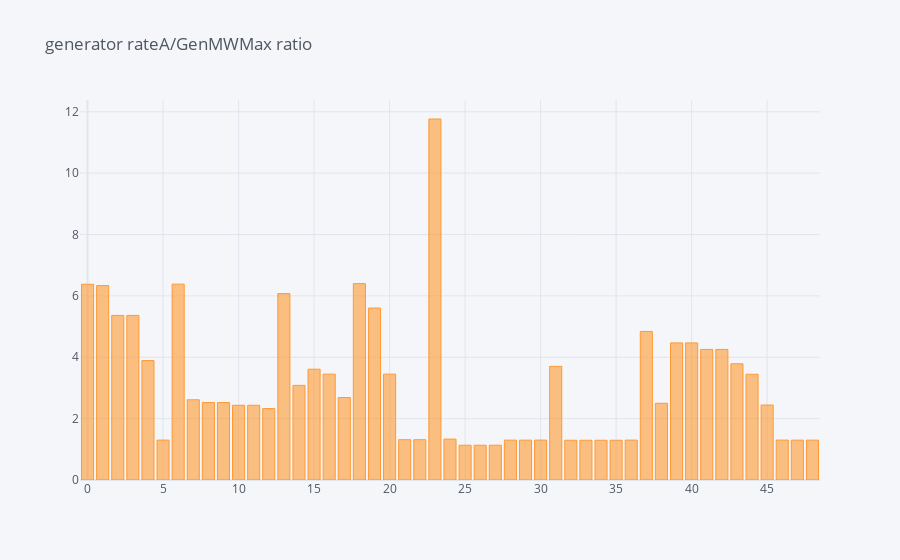
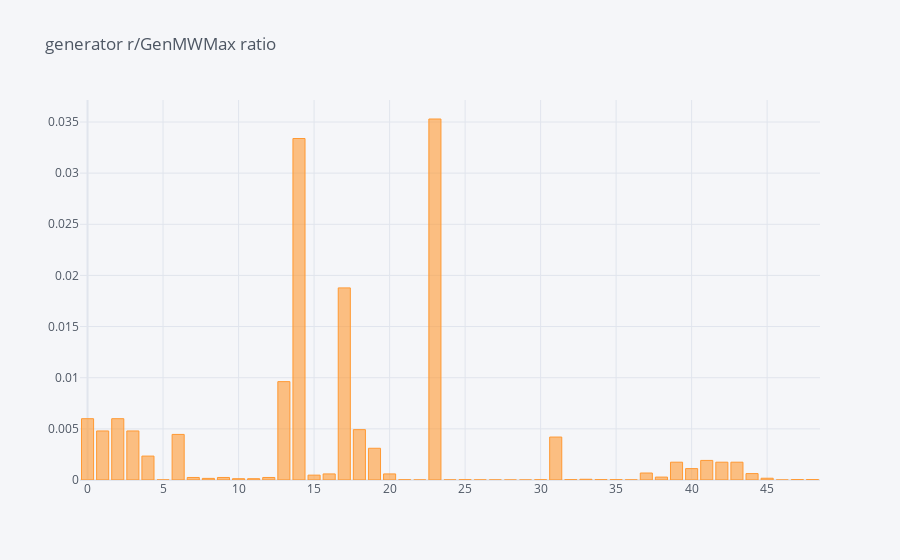
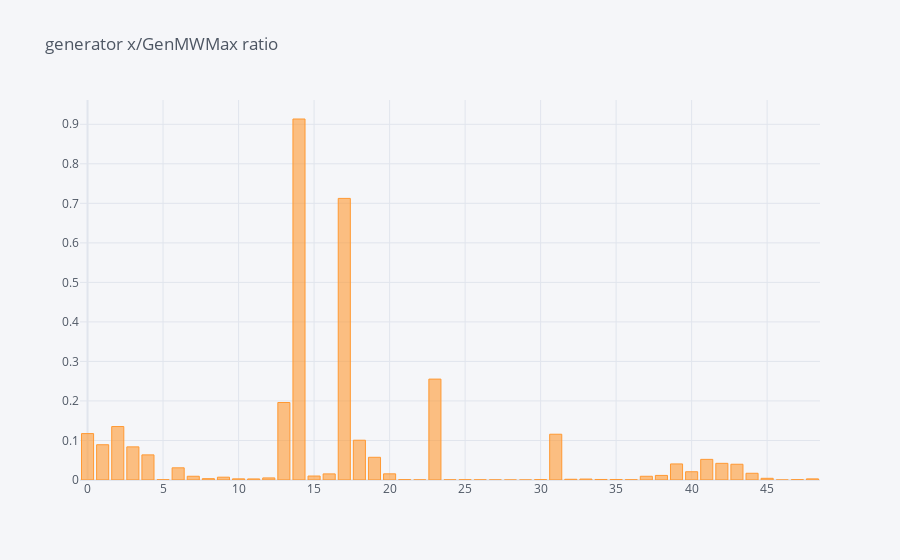

The notebook cell these images were saved under, in order:
### Code cell
# trans_df["rateA"] / trans_df["GenMWMax"]
param="rateA"
ratio_min = (trans_df[param] / trans_df["GenMWMax"]).min()
ratio_max = (trans_df[param] / trans_df["GenMWMax"]).max()
print(f"\n ratio interval: [{ratio_min},{ratio_max }]")
title = f"generator {param}/GenMWMax ratio"
(trans_df[param] / trans_df["GenMWMax"]).reset_index(drop=True).iplot(
    kind="bar", title=title
)

param="r"
ratio_min = (trans_df[param] / trans_df["GenMWMax"]).min()
ratio_max = (trans_df[param] / trans_df["GenMWMax"]).max()
print(f"\n ratio interval: [{ratio_min},{ratio_max }]")
title = f"generator {param}/GenMWMax ratio"
(trans_df[param] / trans_df["GenMWMax"]).reset_index(drop=True).iplot(
    kind="bar", title=title
)

param="x"
ratio_min = (trans_df[param] / trans_df["GenMWMax"]).min()
ratio_max = (trans_df[param] / trans_df["GenMWMax"]).max()
print(f"\n ratio interval: [{ratio_min},{ratio_max }]")
title = f"generator {param}/GenMWMax ratio"
(trans_df[param] / trans_df["GenMWMax"]).reset_index(drop=True).iplot(
    kind="bar", title=title
)

### Figure 1 — Plotly figure (JSON) as saved in the notebook; plotly's stock layout.template omitted (floating-point values rounded to 4 significant figures)
{"data": [{"marker": {"color": "rgba(255, 153, 51, 0.6)", "line": {"color": "rgba(255, 153, 51, 1.0)", "width": 1}}, "name": "None", "orientation": "v", "text": "", "type": "bar", "x": [0, 1, 2, 3, 4, 5, 6, 7, 8, 9, 10, 11, 12, 13, 14, 15, 16, 17, 18, 19, 20, 21, 22, 23, 24, 25, 26, 27, 28, 29, 30, 31, 32, 33, 34, 35, 36, 37, 38, 39, 40, 41, 42, 43, 44, 45, 46, 47, 48], "y": [6.38, 6.336, 5.364, 5.364, 3.892, 1.3, 6.383, 2.615, 2.525, 2.525, 2.436, 2.436, 2.328, 6.075, 3.083, 3.611, 3.45, 2.687, 6.4, 5.603, 3.45, 1.313, 1.313, 11.76, 1.333, 1.133, 1.133, 1.133, 1.299, 1.299, 1.3, 3.704, 1.295, 1.295, 1.295, 1.295, 1.3, 4.842, 2.5, 4.468, 4.468, 4.255, 4.255, 3.787, 3.446, 2.444, 1.3, 1.299, 1.299]}], "layout": {"legend": {"bgcolor": "#F5F6F9", "font": {"color": "#4D5663"}}, "paper_bgcolor": "#F5F6F9", "plot_bgcolor": "#F5F6F9", "title": {"font": {"color": "#4D5663"}, "text": "generator rateA/GenMWMax ratio"}, "xaxis": {"gridcolor": "#E1E5ED", "showgrid": true, "tickfont": {"color": "#4D5663"}, "title": {"font": {"color": "#4D5663"}, "text": ""}, "zerolinecolor": "#E1E5ED"}, "yaxis": {"gridcolor": "#E1E5ED", "showgrid": true, "tickfont": {"color": "#4D5663"}, "title": {"font": {"color": "#4D5663"}, "text": ""}, "zerolinecolor": "#E1E5ED"}}}

### Figure 2 — Plotly figure (JSON) as saved in the notebook; plotly's stock layout.template omitted (floating-point values rounded to 4 significant figures)
{"data": [{"marker": {"color": "rgba(255, 153, 51, 0.6)", "line": {"color": "rgba(255, 153, 51, 1.0)", "width": 1}}, "name": "None", "orientation": "v", "text": "", "type": "bar", "x": [0, 1, 2, 3, 4, 5, 6, 7, 8, 9, 10, 11, 12, 13, 14, 15, 16, 17, 18, 19, 20, 21, 22, 23, 24, 25, 26, 27, 28, 29, 30, 31, 32, 33, 34, 35, 36, 37, 38, 39, 40, 41, 42, 43, 44, 45, 46, 47, 48], "y": [0.005993, 0.004794, 0.005993, 0.004794, 0.002338, 8.511e-06, 0.004458, 0.0002468, 0.000158, 0.0002468, 0.0001264, 0.0001264, 0.0002468, 0.009616, 0.03339, 0.0004747, 0.0005933, 0.01878, 0.004923, 0.003101, 0.0005933, 2.121e-05, 4.899e-06, 0.03529, 8.533e-06, 2.987e-05, 9.867e-06, 6.667e-06, 9.633e-07, 9.633e-07, 2.488e-05, 0.004198, 3.225e-05, 7.11e-05, 3.225e-05, 3.225e-05, 1.003e-05, 0.0006839, 0.0002846, 0.001741, 0.001114, 0.001915, 0.001741, 0.001741, 0.000628, 0.0001739, 5.271e-07, 4.222e-05, 4.222e-05]}], "layout": {"legend": {"bgcolor": "#F5F6F9", "font": {"color": "#4D5663"}}, "paper_bgcolor": "#F5F6F9", "plot_bgcolor": "#F5F6F9", "title": {"font": {"color": "#4D5663"}, "text": "generator r/GenMWMax ratio"}, "xaxis": {"gridcolor": "#E1E5ED", "showgrid": true, "tickfont": {"color": "#4D5663"}, "title": {"font": {"color": "#4D5663"}, "text": ""}, "zerolinecolor": "#E1E5ED"}, "yaxis": {"gridcolor": "#E1E5ED", "showgrid": true, "tickfont": {"color": "#4D5663"}, "title": {"font": {"color": "#4D5663"}, "text": ""}, "zerolinecolor": "#E1E5ED"}}}

### Figure 3 — Plotly figure (JSON) as saved in the notebook; plotly's stock layout.template omitted (floating-point values rounded to 4 significant figures)
{"data": [{"marker": {"color": "rgba(255, 153, 51, 0.6)", "line": {"color": "rgba(255, 153, 51, 1.0)", "width": 1}}, "name": "None", "orientation": "v", "text": "", "type": "bar", "x": [0, 1, 2, 3, 4, 5, 6, 7, 8, 9, 10, 11, 12, 13, 14, 15, 16, 17, 18, 19, 20, 21, 22, 23, 24, 25, 26, 27, 28, 29, 30, 31, 32, 33, 34, 35, 36, 37, 38, 39, 40, 41, 42, 43, 44, 45, 46, 47, 48], "y": [0.1174, 0.08922, 0.1353, 0.08384, 0.06357, 0.0006753, 0.03081, 0.009491, 0.003402, 0.007144, 0.002921, 0.002672, 0.005244, 0.1961, 0.9134, 0.01008, 0.01543, 0.7125, 0.1007, 0.05747, 0.01559, 0.0008864, 0.0003001, 0.2553, 0.0004185, 0.0006971, 0.0004403, 0.0002113, 7.507e-05, 6.155e-05, 0.001013, 0.1158, 0.001835, 0.002391, 0.001333, 0.001293, 0.0005793, 0.009418, 0.0116, 0.04065, 0.0209, 0.05223, 0.04217, 0.03988, 0.01701, 0.004295, 1.373e-05, 0.0008895, 0.002837]}], "layout": {"legend": {"bgcolor": "#F5F6F9", "font": {"color": "#4D5663"}}, "paper_bgcolor": "#F5F6F9", "plot_bgcolor": "#F5F6F9", "title": {"font": {"color": "#4D5663"}, "text": "generator x/GenMWMax ratio"}, "xaxis": {"gridcolor": "#E1E5ED", "showgrid": true, "tickfont": {"color": "#4D5663"}, "title": {"font": {"color": "#4D5663"}, "text": ""}, "zerolinecolor": "#E1E5ED"}, "yaxis": {"gridcolor": "#E1E5ED", "showgrid": true, "tickfont": {"color": "#4D5663"}, "title": {"font": {"color": "#4D5663"}, "text": ""}, "zerolinecolor": "#E1E5ED"}}}
